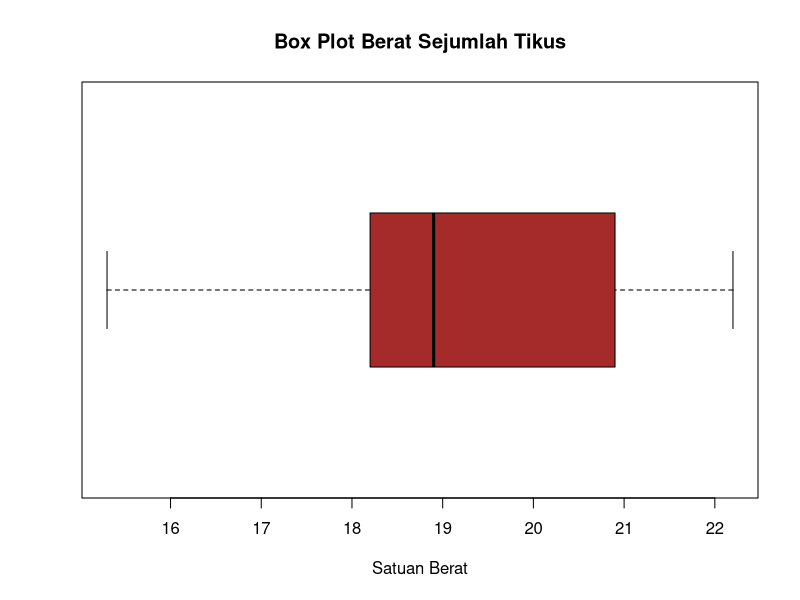
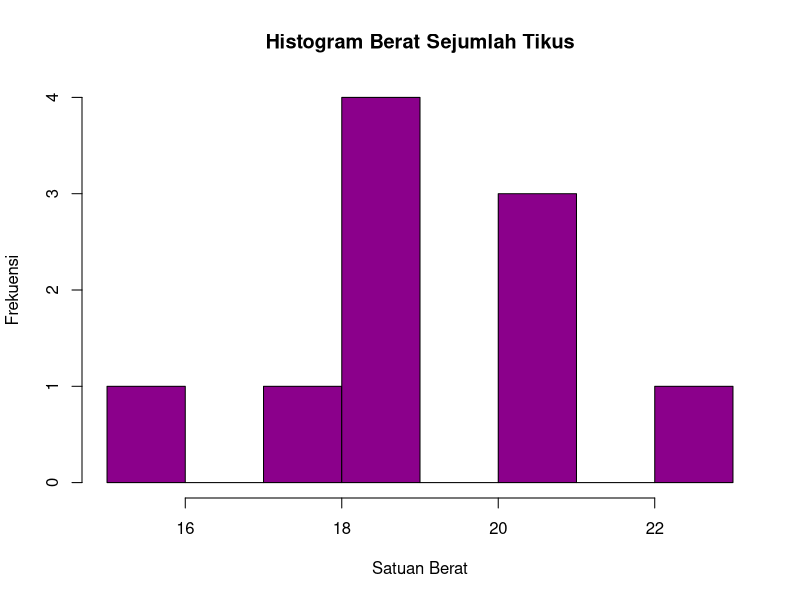

Here is the R script that generated these plots, in order:
## Menentukan dan Membuat Dataframe ##
set.seed(1234) 
df = data.frame( Nama = paste0(rep("M_", 10), 1:10), Berat = round(rnorm(10, 20, 2), 1) )
print(df)

## Melihat Jenis Dataframe ##
str(df)

## Menetukan Nilai Mean Dataframe ##
Rata.rata.berat = mean(df$Berat)
print(paste("Nilai Rata rata nya adalah", Rata.rata.berat))

## Menetukan Nilai Median dan QUantile 50% Dataframe ##
Tengah.berat = median(df$Berat)
print(paste("Nilai Median nya adalah", Tengah.berat))

Tengah.berat2 = quantile(df$Berat, prob = c(0.5))
print(paste("Nilai quantile 50% nya adalah", Tengah.berat2))

## Summary Dataframe ##
summary(df)

## Visualisasi Dataframe Blox Plot ##
berat = df$Berat

boxplot(berat, 
        main = "Box Plot Berat Sejumlah Tikus",
        xlab = "Satuan Berat",
        col = "brown",
        border = "black",
        horizontal = TRUE,
        notch = FALSE)

## Visualisasi Dataframe Histogram ##
berat = df$Berat

hist(berat,
     main="Histogram Berat Sejumlah Tikus",
     xlab="Satuan Berat",
     xlim=c(15,23),
     ylab = "Frekuensi",
     col="darkmagenta",
     freq=TRUE)

## Dari dataset dalam visualisasi terlihat berbentuk skewed ke kiri (negatively skewed). Data terlihat juga terdistribusi normal dengan frekuensi data terbanyak terdapat di rentang angka 18 - 21 satuan berat. ##

## Uji Sample T-Test ##
berat = df$Berat

## Uji one sample t-test ##
Hasil <- t.test(berat, mu = 25)
Hasil

## Menggunakan Statistik uji dan t-score ##
t <- Hasil$statistic
t_table_1 <- qt(p=0.025, df=9)
t_table_2 <- qt(p=0.975, df=9)
print(t)
print((t< t_table_1) | (t> t_table_2))

## Menggunakan P-Value ##
p_value <- Hasil$p.value
print(p_value)
print(p_value < 0.05)

## Dari perhitungan statstik uji terlihat t yang didapat adalah -9,078319, sedangkan t-score didapat +-2,262157. Dikarenakan uji statistik t nilainya lebih kecil dari t-score (berada di region kritis) maka Hipotesis awal ditolak, artinya rata rata berat tikus tidak sama dengan 25 satuan berat.






